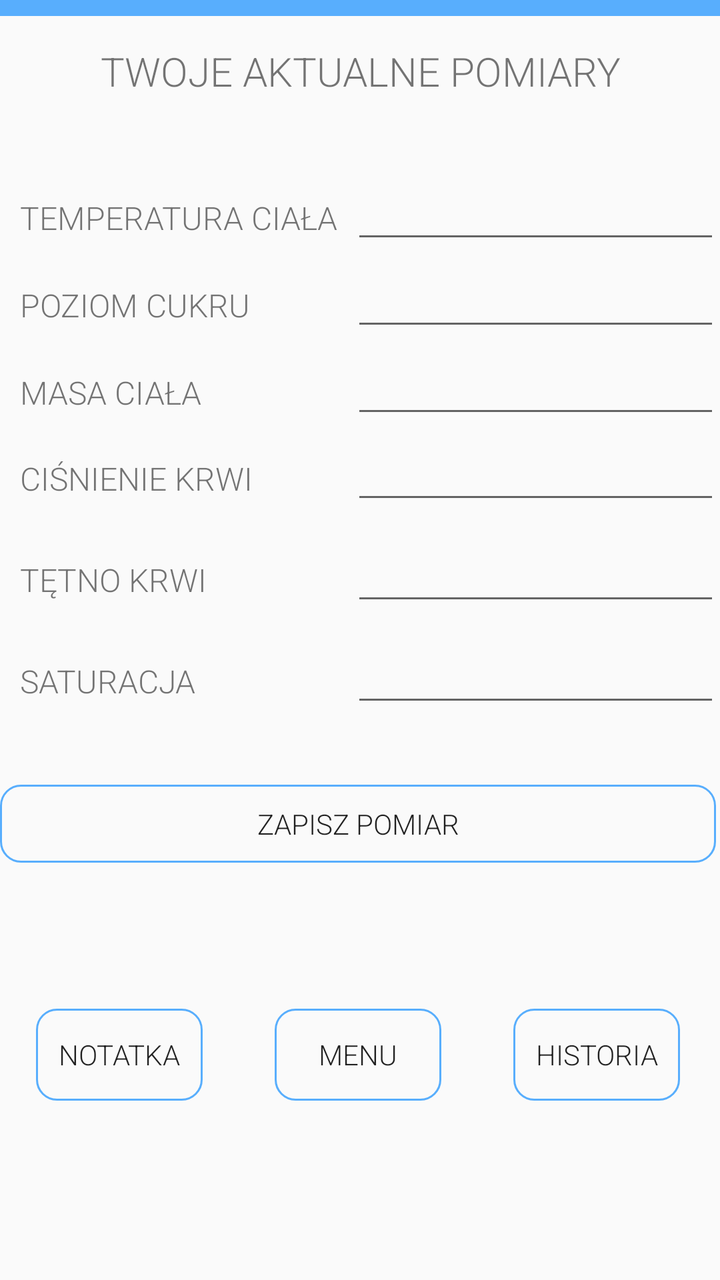
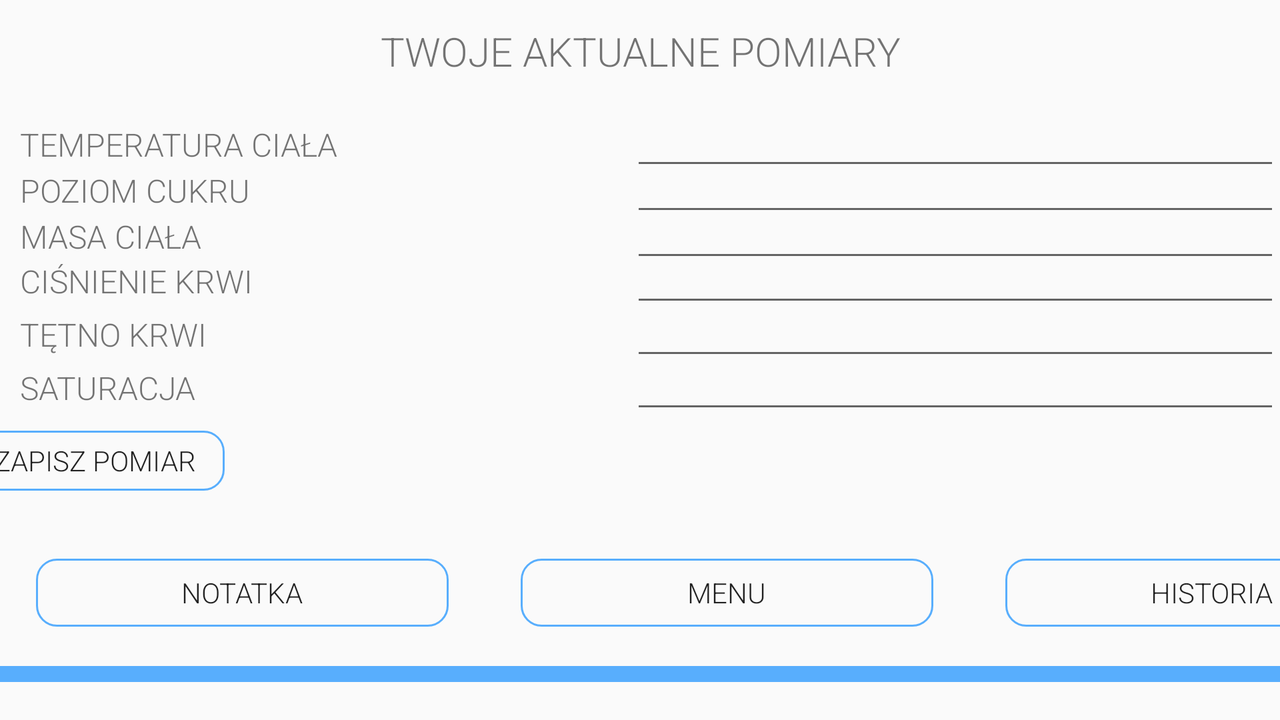

The same Android screen from two of the app's own layout files: first res/layout/ as a phone draws it, then the repository's variant for another configuration, drawn on a device whose configuration selects that folder. Both files follow.
<!-- AndroidManifest.xml: application theme Theme.Seniorcalendarapp -->
<!-- res/layout/measures_window.xml -->
<?xml version="1.0" encoding="utf-8"?>
<androidx.constraintlayout.widget.ConstraintLayout xmlns:android="http://schemas.android.com/apk/res/android"
    xmlns:app="http://schemas.android.com/apk/res-auto"
    xmlns:tools="http://schemas.android.com/tools"
    android:layout_width="match_parent"
    android:layout_height="match_parent"
    tools:context=".MeasuresActivity">

    <LinearLayout
        android:id="@+id/linearLayout14"
        android:layout_width="match_parent"
        android:layout_height="51dp"
        app:layout_constraintBottom_toBottomOf="parent"
        app:layout_constraintEnd_toEndOf="parent"
        app:layout_constraintHorizontal_bias="0.0"
        app:layout_constraintStart_toStartOf="parent"
        app:layout_constraintTop_toTopOf="parent"
        app:layout_constraintVertical_bias="0.524">

        <TextView
            android:id="@+id/textView14"
            android:layout_width="175dp"
            android:layout_height="wrap_content"
            android:layout_marginLeft="10dp"
            android:layout_weight="1"
            android:fontFamily="sans-serif-light"
            android:text="saturacja "
            android:textAllCaps="true"
            android:textSize="16dp" />

        <com.google.android.material.textfield.TextInputLayout
            android:layout_width="194dp"
            android:layout_height="match_parent"
            android:layout_weight="1">

            <com.google.android.material.textfield.TextInputEditText
                android:id="@+id/saturation_input"
                android:layout_width="match_parent"
                android:layout_height="wrap_content"
                android:fontFamily="sans-serif-light"
                android:hint=""
                android:textSize="16dp" />
        </com.google.android.material.textfield.TextInputLayout>

    </LinearLayout>

    <LinearLayout
        android:id="@+id/linearLayout15"
        android:layout_width="match_parent"
        android:layout_height="51dp"
        app:layout_constraintBottom_toBottomOf="parent"
        app:layout_constraintEnd_toEndOf="parent"
        app:layout_constraintHorizontal_bias="0.0"
        app:layout_constraintStart_toStartOf="parent"
        app:layout_constraintTop_toTopOf="parent"
        app:layout_constraintVertical_bias="0.352">

        <TextView
            android:id="@+id/textView15"
            android:layout_width="175dp"
            android:layout_height="wrap_content"
            android:layout_marginLeft="10dp"
            android:layout_weight="1"
            android:fontFamily="sans-serif-light"
            android:text="ciśnienie krwi"
            android:textAllCaps="true"
            android:textSize="16dp" />

        <com.google.android.material.textfield.TextInputLayout
            android:layout_width="194dp"
            android:layout_height="match_parent"
            android:layout_weight="1">

            <com.google.android.material.textfield.TextInputEditText
                android:id="@+id/bp_input"
                android:layout_width="match_parent"
                android:layout_height="wrap_content"
                android:fontFamily="sans-serif-light"
                android:hint=""
                android:textSize="16dp" />
        </com.google.android.material.textfield.TextInputLayout>

    </LinearLayout>

    <LinearLayout
        android:id="@+id/linearLayout2"
        android:layout_width="match_parent"
        android:layout_height="36dp"
        android:orientation="vertical"
        app:layout_constraintBottom_toBottomOf="parent"
        app:layout_constraintEnd_toEndOf="parent"
        app:layout_constraintHorizontal_bias="0.0"
        app:layout_constraintStart_toStartOf="parent"
        app:layout_constraintTop_toTopOf="parent"
        app:layout_constraintVertical_bias="0.91">

    </LinearLayout>

    <LinearLayout
        android:id="@+id/linearLayout"
        android:layout_width="match_parent"
        android:layout_height="11dp"
        android:orientation="vertical"
        app:layout_constraintBottom_toBottomOf="parent"
        app:layout_constraintEnd_toEndOf="parent"
        app:layout_constraintHorizontal_bias="1.0"
        app:layout_constraintStart_toStartOf="parent"
        app:layout_constraintTop_toTopOf="@+id/linearLayout2"
        app:layout_constraintVertical_bias="0.221">

    </LinearLayout>

    <LinearLayout
        android:id="@+id/linearLayout11"
        android:layout_width="match_parent"
        android:layout_height="51dp"
        app:layout_constraintBottom_toBottomOf="parent"
        app:layout_constraintEnd_toEndOf="parent"
        app:layout_constraintHorizontal_bias="0.0"
        app:layout_constraintStart_toStartOf="parent"
        app:layout_constraintTop_toTopOf="parent"
        app:layout_constraintVertical_bias="0.279">

        <TextView
            android:id="@+id/textView11"
            android:layout_width="175dp"
            android:layout_height="wrap_content"
            android:layout_marginLeft="10dp"
            android:layout_weight="1"
            android:fontFamily="sans-serif-light"
            android:text="masa ciała"
            android:textAllCaps="true"
            android:textSize="16dp" />

        <com.google.android.material.textfield.TextInputLayout
            android:layout_width="194dp"
            android:layout_height="match_parent"
            android:layout_weight="1">

            <com.google.android.material.textfield.TextInputEditText
                android:id="@+id/weight_input"
                android:layout_width="match_parent"
                android:layout_height="wrap_content"
                android:fontFamily="sans-serif-light"
                android:hint=""
                android:textSize="16dp" />
        </com.google.android.material.textfield.TextInputLayout>

    </LinearLayout>

    <LinearLayout
        android:id="@+id/linearLayout16"
        android:layout_width="match_parent"
        android:layout_height="51dp"
        app:layout_constraintBottom_toBottomOf="parent"
        app:layout_constraintEnd_toEndOf="parent"
        app:layout_constraintHorizontal_bias="0.0"
        app:layout_constraintStart_toStartOf="parent"
        app:layout_constraintTop_toTopOf="parent"
        app:layout_constraintVertical_bias="0.438">

        <TextView
            android:id="@+id/textView16"
            android:layout_width="175dp"
            android:layout_height="wrap_content"
            android:layout_marginLeft="10dp"
            android:layout_weight="1"
            android:fontFamily="sans-serif-light"
            android:text="Tętno krwi"
            android:textAllCaps="true"
            android:textSize="16dp" />

        <com.google.android.material.textfield.TextInputLayout
            android:layout_width="194dp"
            android:layout_height="match_parent"
            android:layout_weight="1">

            <com.google.android.material.textfield.TextInputEditText
                android:id="@+id/hr_input"
                android:layout_width="match_parent"
                android:layout_height="wrap_content"
                android:fontFamily="sans-serif-light"
                android:hint=""
                android:textSize="16dp" />
        </com.google.android.material.textfield.TextInputLayout>

    </LinearLayout>

    <LinearLayout
        android:id="@+id/linearLayout4"
        android:layout_width="match_parent"
        android:layout_height="51dp"
        app:layout_constraintBottom_toBottomOf="parent"
        app:layout_constraintEnd_toEndOf="parent"
        app:layout_constraintHorizontal_bias="0.0"
        app:layout_constraintStart_toStartOf="parent"
        app:layout_constraintTop_toTopOf="parent"
        app:layout_constraintVertical_bias="0.205">

        <TextView
            android:id="@+id/textView4"
            android:layout_width="175dp"
            android:layout_height="wrap_content"
            android:layout_marginLeft="10dp"
            android:layout_weight="1"
            android:fontFamily="sans-serif-light"
            android:text="poziom cukru"
            android:textAllCaps="true"
            android:textSize="16dp" />

        <com.google.android.material.textfield.TextInputLayout
            android:layout_width="194dp"
            android:layout_height="match_parent"
            android:layout_weight="1">

            <com.google.android.material.textfield.TextInputEditText
                android:id="@+id/sugar_level_input"
                android:layout_width="match_parent"
                android:layout_height="wrap_content"
                android:fontFamily="sans-serif-light"
                android:hint=""
                android:textSize="16dp" />
        </com.google.android.material.textfield.TextInputLayout>

    </LinearLayout>

    <LinearLayout
        android:id="@+id/linearLayout6"
        android:layout_width="match_parent"
        android:layout_height="51dp"
        app:layout_constraintBottom_toBottomOf="parent"
        app:layout_constraintEnd_toEndOf="parent"
        app:layout_constraintHorizontal_bias="0.0"
        app:layout_constraintStart_toStartOf="parent"
        app:layout_constraintTop_toTopOf="parent"
        app:layout_constraintVertical_bias="0.131">

        <TextView
            android:id="@+id/textView6"
            android:layout_width="175dp"
            android:layout_height="wrap_content"
            android:layout_marginLeft="10dp"
            android:layout_weight="1"
            android:fontFamily="sans-serif-light"
            android:text="temperatura ciała"
            android:textAllCaps="true"
            android:textSize="16dp" />

        <com.google.android.material.textfield.TextInputLayout
            android:layout_width="194dp"
            android:layout_height="match_parent"
            android:layout_weight="1">

            <com.google.android.material.textfield.TextInputEditText
                android:id="@+id/temperature_input"
                android:layout_width="match_parent"
                android:layout_height="wrap_content"
                android:fontFamily="sans-serif-light"
                android:hint=""
                android:textSize="16dp" />
        </com.google.android.material.textfield.TextInputLayout>

    </LinearLayout>


    <LinearLayout
        android:layout_width="match_parent"
        android:layout_height="46dp"
        app:layout_constraintBottom_toBottomOf="parent"
        app:layout_constraintEnd_toEndOf="parent"
        app:layout_constraintHorizontal_bias="0.0"
        app:layout_constraintStart_toStartOf="parent"
        app:layout_constraintTop_toTopOf="parent"
        app:layout_constraintVertical_bias="0.849">

        <Button
            android:id="@+id/notesButton"
            android:layout_width="wrap_content"
            android:layout_height="wrap_content"
            android:layout_marginLeft="18dp"
            android:layout_marginRight="18dp"
            android:layout_weight="1"
            android:background="@drawable/button_borders"
            android:fontFamily="sans-serif-light"
            android:text="notatka"
            android:textAllCaps="true" />

        <Button
            android:id="@+id/button_backMenu"
            android:layout_width="wrap_content"
            android:layout_height="wrap_content"
            android:layout_marginLeft="18dp"
            android:layout_marginRight="18dp"
            android:layout_weight="1"
            android:background="@drawable/button_borders"
            android:fontFamily="sans-serif-light"
            android:text="menu"
            android:textAllCaps="true" />

        <Button
            android:id="@+id/pomiaryHistoria"
            android:layout_width="wrap_content"
            android:layout_height="wrap_content"
            android:layout_marginLeft="18dp"
            android:layout_marginRight="20dp"
            android:layout_weight="1"
            android:background="@drawable/button_borders"
            android:fontFamily="sans-serif-light"
            android:text="historia"
            android:textAllCaps="true" />

    </LinearLayout>

    <TextView
        android:id="@+id/textView8"
        android:layout_width="match_parent"
        android:layout_height="wrap_content"
        android:fontFamily="sans-serif-light"
        android:text="TWOJE AKTUALNE POMIARY"
        android:textAlignment="center"
        android:textAllCaps="true"
        android:textSize="20sp"
        app:layout_constraintBottom_toBottomOf="parent"
        app:layout_constraintEnd_toEndOf="parent"
        app:layout_constraintHorizontal_bias="1.0"
        app:layout_constraintStart_toStartOf="parent"
        app:layout_constraintTop_toTopOf="parent"
        app:layout_constraintVertical_bias="0.036" />

    <LinearLayout
        android:layout_width="358dp"
        android:layout_height="20dp"
        android:orientation="vertical"
        tools:layout_editor_absoluteX="1dp"
        tools:layout_editor_absoluteY="1dp"></LinearLayout>

    <Button
        android:id="@+id/save"
        android:layout_width="358dp"
        android:layout_height="39dp"
        android:background="@drawable/button_borders"
        android:fontFamily="sans-serif-light"
        android:onClick="save_user_data"
        android:text="Zapisz pomiar"
        android:textAlignment="center"
        android:textAllCaps="true"
        app:layout_constraintBottom_toBottomOf="parent"
        app:layout_constraintEnd_toEndOf="parent"
        app:layout_constraintHorizontal_bias="0.0"
        app:layout_constraintStart_toStartOf="parent"
        app:layout_constraintTop_toTopOf="parent"
        app:layout_constraintVertical_bias="0.653" />

    <LinearLayout
        android:id="@+id/linearLayout7"
        android:layout_width="match_parent"
        android:layout_height="8dp"
        android:background="@color/blue"
        android:orientation="vertical"
        tools:layout_editor_absoluteX="1dp"
        tools:layout_editor_absoluteY="483dp">

    </LinearLayout>

</androidx.constraintlayout.widget.ConstraintLayout>
<!-- resources referenced by this layout -->
<resources>
  <color name="blue">#58AEFD</color>
  <!-- drawable button_borders (drawable) -->
  <shape xmlns:android="http://schemas.android.com/apk/res/android"
      android:shape="rectangle">
      <stroke
          android:width="1dp"
          android:color="#58AEFD" />
      <corners android:radius="10dp" />
  </shape>
  <style name="Theme.Seniorcalendarapp" parent="Theme.AppCompat.Light.NoActionBar" />
</resources>
<!-- res/layout-land/measures_window.xml (the repository's variant of the layout above) -->
<!-- drawn on the phone turned sideways -->
<?xml version="1.0" encoding="utf-8"?>
<androidx.constraintlayout.widget.ConstraintLayout xmlns:android="http://schemas.android.com/apk/res/android"
    xmlns:app="http://schemas.android.com/apk/res-auto"
    xmlns:tools="http://schemas.android.com/tools"
    android:layout_width="match_parent"
    android:layout_height="match_parent"
    tools:context=".MeasuresActivity">

    <LinearLayout
        android:id="@+id/linearLayout14"
        android:layout_width="match_parent"
        android:layout_height="51dp"
        app:layout_constraintBottom_toBottomOf="parent"
        app:layout_constraintEnd_toEndOf="parent"
        app:layout_constraintHorizontal_bias="0.0"
        app:layout_constraintStart_toStartOf="parent"
        app:layout_constraintTop_toTopOf="parent"
        app:layout_constraintVertical_bias="0.524">

        <TextView
            android:id="@+id/textView14"
            android:layout_width="175dp"
            android:layout_height="wrap_content"
            android:layout_marginLeft="10dp"
            android:layout_weight="1"
            android:fontFamily="sans-serif-light"
            android:text="saturacja "
            android:textAllCaps="true"
            android:textSize="16dp" />

        <com.google.android.material.textfield.TextInputLayout
            android:layout_width="194dp"
            android:layout_height="match_parent"
            android:layout_weight="1">

            <com.google.android.material.textfield.TextInputEditText
                android:id="@+id/saturation_input"
                android:layout_width="match_parent"
                android:layout_height="wrap_content"
                android:fontFamily="sans-serif-light"
                android:hint=""
                android:textSize="16dp" />
        </com.google.android.material.textfield.TextInputLayout>

    </LinearLayout>

    <LinearLayout
        android:id="@+id/linearLayout16"
        android:layout_width="match_parent"
        android:layout_height="51dp"
        app:layout_constraintBottom_toBottomOf="parent"
        app:layout_constraintEnd_toEndOf="parent"
        app:layout_constraintHorizontal_bias="0.0"
        app:layout_constraintStart_toStartOf="parent"
        app:layout_constraintTop_toTopOf="parent"
        app:layout_constraintVertical_bias="0.438">

        <TextView
            android:id="@+id/textView16"
            android:layout_width="175dp"
            android:layout_height="wrap_content"
            android:layout_marginLeft="10dp"
            android:layout_weight="1"
            android:fontFamily="sans-serif-light"
            android:text="Tętno krwi"
            android:textAllCaps="true"
            android:textSize="16dp" />

        <com.google.android.material.textfield.TextInputLayout
            android:layout_width="194dp"
            android:layout_height="match_parent"
            android:layout_weight="1">

            <com.google.android.material.textfield.TextInputEditText
                android:id="@+id/hr_input"
                android:layout_width="match_parent"
                android:layout_height="wrap_content"
                android:fontFamily="sans-serif-light"
                android:hint=""
                android:textSize="16dp" />
        </com.google.android.material.textfield.TextInputLayout>

    </LinearLayout>

    <LinearLayout
        android:id="@+id/linearLayout7"
        android:layout_width="match_parent"
        android:layout_height="8dp"
        android:background="@color/blue"
        android:orientation="vertical"
        app:layout_constraintBottom_toBottomOf="parent"
        app:layout_constraintEnd_toEndOf="parent"
        app:layout_constraintHorizontal_bias="0.0"
        app:layout_constraintStart_toStartOf="parent"
        app:layout_constraintTop_toTopOf="@+id/linearLayout2"
        app:layout_constraintVertical_bias="0.861">

    </LinearLayout>

    <LinearLayout
        android:layout_width="729dp"
        android:layout_height="34dp"
        app:layout_constraintBottom_toBottomOf="parent"
        app:layout_constraintEnd_toEndOf="parent"
        app:layout_constraintHorizontal_bias="0.0"
        app:layout_constraintStart_toStartOf="parent"
        app:layout_constraintTop_toTopOf="parent"
        app:layout_constraintVertical_bias="0.857">

        <Button
            android:id="@+id/notesButton"
            android:layout_width="wrap_content"
            android:layout_height="wrap_content"
            android:layout_marginLeft="18dp"
            android:layout_marginRight="18dp"
            android:layout_weight="1"
            android:background="@drawable/button_borders"
            android:fontFamily="sans-serif-light"
            android:text="notatka"
            android:textAllCaps="true" />

        <Button
            android:id="@+id/button_backMenu"
            android:layout_width="wrap_content"
            android:layout_height="wrap_content"
            android:layout_marginLeft="18dp"
            android:layout_marginRight="18dp"
            android:layout_weight="1"
            android:background="@drawable/button_borders"
            android:fontFamily="sans-serif-light"
            android:text="menu"
            android:textAllCaps="true" />

        <Button
            android:id="@+id/pomiaryHistoria"
            android:layout_width="wrap_content"
            android:layout_height="wrap_content"
            android:layout_marginLeft="18dp"
            android:layout_marginRight="20dp"
            android:layout_weight="1"
            android:background="@drawable/button_borders"
            android:fontFamily="sans-serif-light"
            android:text="historia"
            android:textAllCaps="true" />

    </LinearLayout>

    <LinearLayout
        android:id="@+id/linearLayout2"
        android:layout_width="738dp"
        android:layout_height="30dp"
        android:orientation="vertical"
        app:layout_constraintBottom_toBottomOf="parent"
        app:layout_constraintEnd_toEndOf="parent"
        app:layout_constraintHorizontal_bias="1.0"
        app:layout_constraintStart_toStartOf="parent"
        app:layout_constraintTop_toTopOf="parent"
        app:layout_constraintVertical_bias="0.653">

        <Button
            android:id="@+id/save"
            android:layout_width="130dp"
            android:layout_height="match_parent"
            android:layout_marginLeft="80dp"
            android:layout_marginRight="80dp"
            android:background="@drawable/button_borders"
            android:fontFamily="sans-serif-light"
            android:onClick="save_user_data"
            android:text="Zapisz pomiar"
            android:textAlignment="center"
            android:textAllCaps="true" />

        <LinearLayout
            android:id="@+id/linearLayout"
            android:layout_width="match_parent"
            android:layout_height="11dp"
            android:orientation="vertical">

        </LinearLayout>

    </LinearLayout>

    <LinearLayout
        android:id="@+id/linearLayout11"
        android:layout_width="match_parent"
        android:layout_height="51dp"
        app:layout_constraintBottom_toBottomOf="parent"
        app:layout_constraintEnd_toEndOf="parent"
        app:layout_constraintHorizontal_bias="0.0"
        app:layout_constraintStart_toStartOf="parent"
        app:layout_constraintTop_toTopOf="parent"
        app:layout_constraintVertical_bias="0.279">

        <TextView
            android:id="@+id/textView11"
            android:layout_width="175dp"
            android:layout_height="wrap_content"
            android:layout_marginLeft="10dp"
            android:layout_weight="1"
            android:fontFamily="sans-serif-light"
            android:text="masa ciała"
            android:textAllCaps="true"
            android:textSize="16dp" />

        <com.google.android.material.textfield.TextInputLayout
            android:layout_width="194dp"
            android:layout_height="match_parent"
            android:layout_weight="1">

            <com.google.android.material.textfield.TextInputEditText
                android:id="@+id/weight_input"
                android:layout_width="match_parent"
                android:layout_height="wrap_content"
                android:fontFamily="sans-serif-light"
                android:hint=""
                android:textSize="16dp" />
        </com.google.android.material.textfield.TextInputLayout>

    </LinearLayout>

    <LinearLayout
        android:id="@+id/linearLayout14"
        android:layout_width="match_parent"
        android:layout_height="51dp"
        app:layout_constraintBottom_toBottomOf="parent"
        app:layout_constraintEnd_toEndOf="parent"
        app:layout_constraintHorizontal_bias="0.0"
        app:layout_constraintStart_toStartOf="parent"
        app:layout_constraintTop_toTopOf="parent"
        app:layout_constraintVertical_bias="0.352">

        <TextView
            android:id="@+id/textView14"
            android:layout_width="175dp"
            android:layout_height="wrap_content"
            android:layout_marginLeft="10dp"
            android:layout_weight="1"
            android:fontFamily="sans-serif-light"
            android:text="ciśnienie krwi"
            android:textAllCaps="true"
            android:textSize="16dp" />

        <com.google.android.material.textfield.TextInputLayout
            android:layout_width="194dp"
            android:layout_height="match_parent"
            android:layout_weight="1">

            <com.google.android.material.textfield.TextInputEditText
                android:id="@+id/bp_input"
                android:layout_width="match_parent"
                android:layout_height="wrap_content"
                android:fontFamily="sans-serif-light"
                android:hint=""
                android:textSize="16dp" />
        </com.google.android.material.textfield.TextInputLayout>

    </LinearLayout>

    <LinearLayout
        android:id="@+id/linearLayout4"
        android:layout_width="match_parent"
        android:layout_height="51dp"
        app:layout_constraintBottom_toBottomOf="parent"
        app:layout_constraintEnd_toEndOf="parent"
        app:layout_constraintHorizontal_bias="0.0"
        app:layout_constraintStart_toStartOf="parent"
        app:layout_constraintTop_toTopOf="parent"
        app:layout_constraintVertical_bias="0.205">

        <TextView
            android:id="@+id/textView4"
            android:layout_width="175dp"
            android:layout_height="wrap_content"
            android:layout_marginLeft="10dp"
            android:layout_weight="1"
            android:fontFamily="sans-serif-light"
            android:text="poziom cukru"
            android:textAllCaps="true"
            android:textSize="16dp" />

        <com.google.android.material.textfield.TextInputLayout
            android:layout_width="194dp"
            android:layout_height="match_parent"
            android:layout_weight="1">

            <com.google.android.material.textfield.TextInputEditText
                android:id="@+id/sugar_level"
                android:layout_width="match_parent"
                android:layout_height="wrap_content"
                android:fontFamily="sans-serif-light"
                android:hint=""
                android:textSize="16dp" />
        </com.google.android.material.textfield.TextInputLayout>

    </LinearLayout>

    <LinearLayout
        android:id="@+id/linearLayout6"
        android:layout_width="match_parent"
        android:layout_height="51dp"
        app:layout_constraintBottom_toBottomOf="parent"
        app:layout_constraintEnd_toEndOf="parent"
        app:layout_constraintHorizontal_bias="0.0"
        app:layout_constraintStart_toStartOf="parent"
        app:layout_constraintTop_toTopOf="parent"
        app:layout_constraintVertical_bias="0.131">

        <TextView
            android:id="@+id/textView6"
            android:layout_width="175dp"
            android:layout_height="wrap_content"
            android:layout_marginLeft="10dp"
            android:layout_weight="1"
            android:fontFamily="sans-serif-light"
            android:text="temperatura ciała"
            android:textAllCaps="true"
            android:textSize="16dp" />

        <com.google.android.material.textfield.TextInputLayout
            android:layout_width="194dp"
            android:layout_height="match_parent"
            android:layout_weight="1">

            <com.google.android.material.textfield.TextInputEditText
                android:id="@+id/temperature_input"
                android:layout_width="match_parent"
                android:layout_height="wrap_content"
                android:fontFamily="sans-serif-light"
                android:hint=""
                android:textSize="16dp" />
        </com.google.android.material.textfield.TextInputLayout>

    </LinearLayout>


    <TextView
        android:id="@+id/textView8"
        android:layout_width="match_parent"
        android:layout_height="wrap_content"
        android:fontFamily="sans-serif-light"
        android:text="TWOJE AKTUALNE POMIARY"
        android:textAlignment="center"
        android:textAllCaps="true"
        android:textSize="20sp"
        app:layout_constraintBottom_toBottomOf="parent"
        app:layout_constraintEnd_toEndOf="parent"
        app:layout_constraintHorizontal_bias="1.0"
        app:layout_constraintStart_toStartOf="parent"
        app:layout_constraintTop_toTopOf="parent"
        app:layout_constraintVertical_bias="0.036" />

    <LinearLayout
        android:layout_width="358dp"
        android:layout_height="20dp"
        android:orientation="vertical"
        tools:layout_editor_absoluteX="1dp"
        tools:layout_editor_absoluteY="1dp"></LinearLayout>

</androidx.constraintlayout.widget.ConstraintLayout>
